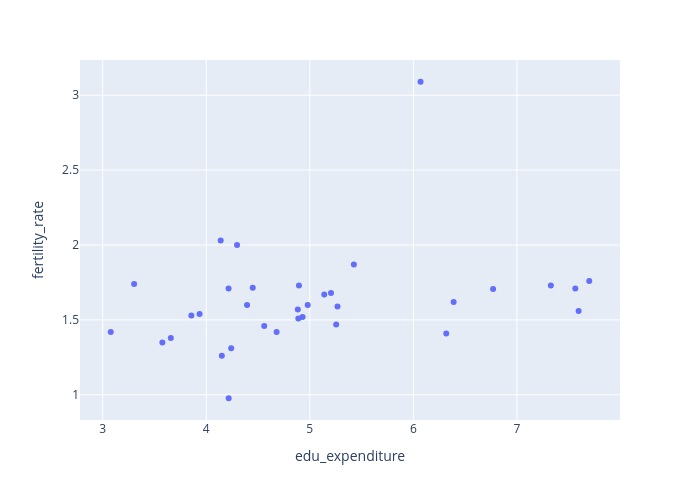

The notebook cell this image was saved under:
### Code cell
px.scatter(oecd_df, x='edu_expenditure', y='fertility_rate', 
           hover_name='Country Name', 
           width=700, height=500)

### Figure 1 — Plotly figure (JSON) as saved in the notebook; plotly's stock layout.template omitted (floating-point values rounded to 4 significant figures)
{"data": [{"hovertemplate": "<b>%{hovertext}</b><br><br>edu_expenditure=%{x}<br>fertility_rate=%{y}<extra></extra>", "hovertext": ["Austria", "Belgium", "Canada", "Switzerland", "Colombia", "Costa Rica", "Czechia", "Germany", "Denmark", "Spain", "Estonia", "Finland", "France", "United Kingdom", "Greece", "Ireland", "Iceland", "Israel", "Italy", "Japan", "Korea, Rep.", "Lithuania", "Luxembourg", "Latvia", "Mexico", "Netherlands", "Norway", "Poland", "Portugal", "Slovak Republic", "Slovenia", "Sweden", "Turkiye", "United States"], "legendgroup": "", "marker": {"color": "#636efa", "symbol": "circle"}, "mode": "markers", "name": "", "orientation": "v", "showlegend": false, "type": "scatter", "x": [5.254, 6.389, 4.889, 4.93, 4.449, 6.77, 4.215, 4.884, 7.327, 4.15, 5.14, 6.318, 5.425, 5.204, 3.576, 3.303, 7.564, 6.069, 4.241, 3.078, 4.216, 3.856, 3.658, 4.394, 4.139, 5.267, 7.596, 4.56, 4.679, 3.935, 4.979, 7.698, 4.297, 4.895], "xaxis": "x", "y": [1.47, 1.62, 1.51, 1.52, 1.715, 1.706, 1.71, 1.57, 1.73, 1.26, 1.67, 1.41, 1.87, 1.68, 1.35, 1.74, 1.71, 3.09, 1.31, 1.42, 0.977, 1.53, 1.38, 1.6, 2.03, 1.59, 1.56, 1.46, 1.42, 1.54, 1.6, 1.76, 2.0, 1.73], "yaxis": "y"}], "layout": {"height": 500, "legend": {"tracegroupgap": 0}, "margin": {"t": 60}, "width": 700, "xaxis": {"anchor": "y", "domain": [0, 1], "title": {"text": "edu_expenditure"}}, "yaxis": {"anchor": "x", "domain": [0, 1], "title": {"text": "fertility_rate"}}}}
